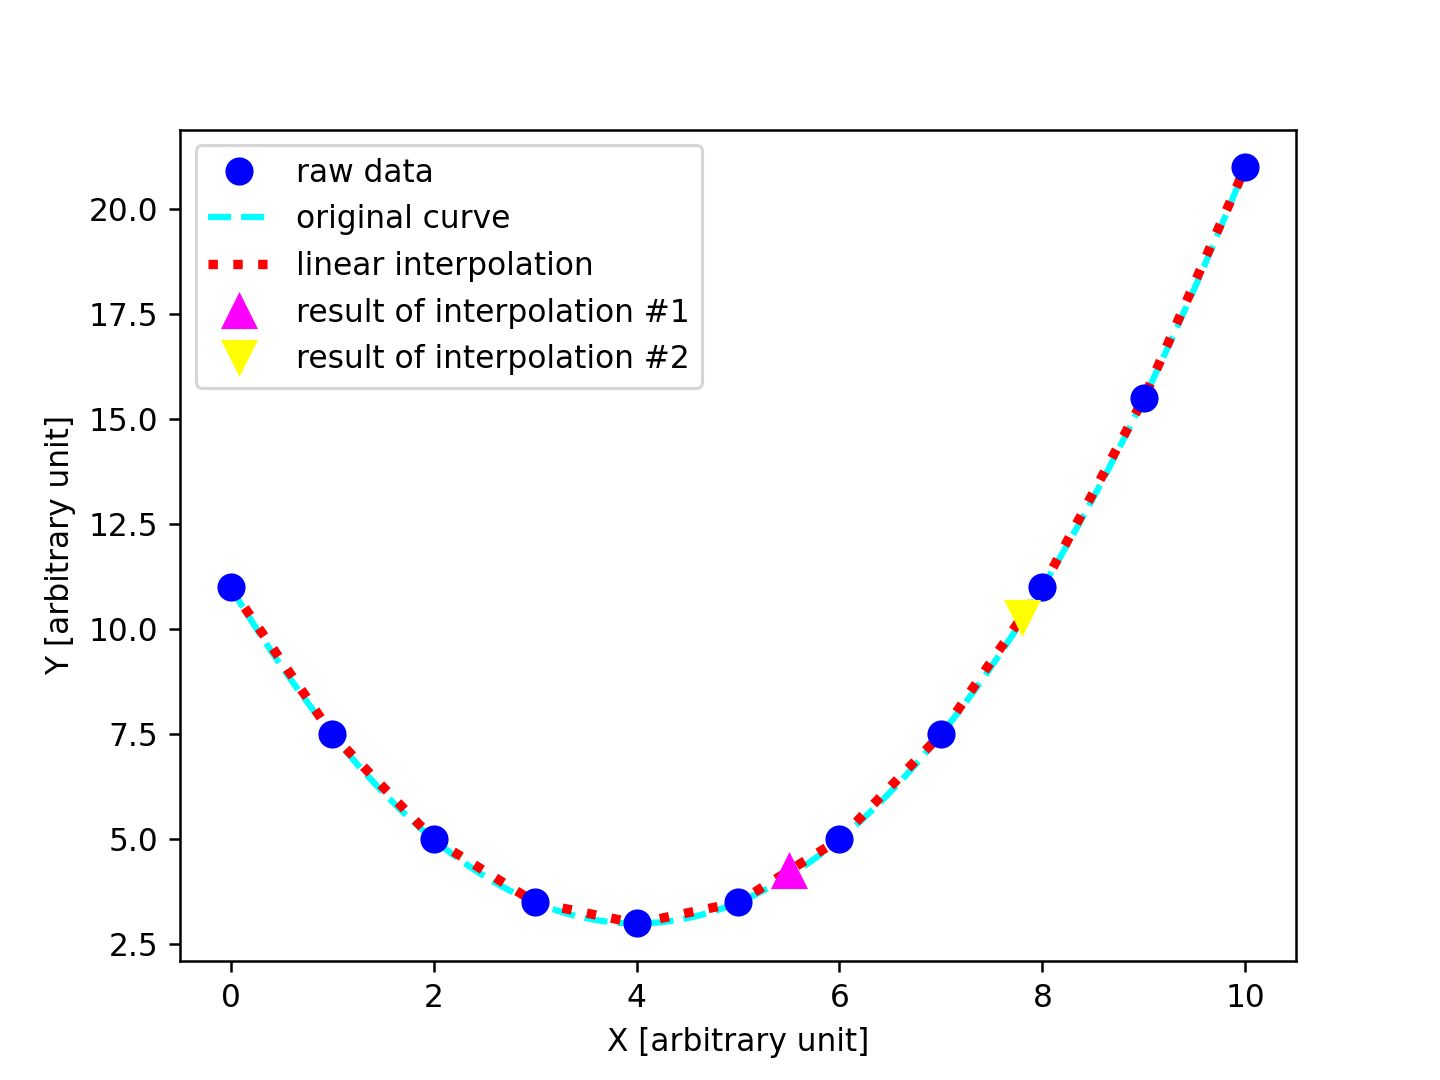

Here is the Python script that generated this plot:
#!/usr/pkg/bin/python3.9

#
# Time-stamp: <2023/03/09 11:44:56 (CST) daisuke>
#

# importing numpy module
import numpy

# importing scipy module
import scipy
import scipy.interpolate

# importing matplotlib module
import matplotlib.backends.backend_agg
import matplotlib.figure

# output image file
file_output = 'advobs202302_s04_04_01.png'

# generating data for interpolation
data_x = numpy.linspace (0.0, 10.0, 11)
data_y = 0.5 * (data_x - 4.0)**2 + 3.0

# printing data_x and data_y
print (f'data_x = {data_x}')
print (f'data_y = {data_y}')

# making a function for linear interpolation
func_interp = scipy.interpolate.interp1d (data_x, data_y, kind='linear')

# getting Y-value for X-value at x=5.5
x1 = 5.5
y1 = func_interp (x1)

# printing result
print (f'func_interp ({x1}) = {y1}')
print (f'what we expect is: x={x1} --> y={0.5*(x1-4.0)**2+3.0}')

# getting Y-value for X-value at x=7.8
x2 = 7.8
y2 = func_interp (x2)

# printing result
print (f'func_interp ({x2}) = {y2}')
print (f'what we expect is: x={x2} --> y={0.5*(x2-4.0)**2+3.0}')

#
# making a plot using matplotlib
#

# making a fig object
fig = matplotlib.figure.Figure ()

# making a canvas object
canvas = matplotlib.backends.backend_agg.FigureCanvasAgg (fig)

# making an axes object
ax = fig.add_subplot (111)

# plotting data points
ax.plot (data_x, data_y, linestyle='None', marker='o', markersize=8.0, \
         color='blue', label='raw data', zorder=0.2)

# plotting original curve
data_x0 = numpy.linspace (0.0, 10.0, 1001)
data_y0 = 0.5 * (data_x0 - 4.0)**2 + 3.0
ax.plot (data_x0, data_y0, linestyle='--', linewidth=2.0, color='cyan', \
         label='original curve', zorder=0.0)

# plotting result of interpolation
data_xi = numpy.linspace (0.0, 10.0, 1001)
data_yi = func_interp (data_xi)
ax.plot (data_xi, data_yi, linestyle=':', linewidth=3.0, color='red', \
         label='linear interpolation', zorder=0.1)

# plotting interpolated values
ax.plot (x1, y1, linestyle='None', marker='^', markersize=10.0, \
         color='magenta', label='result of interpolation #1', zorder=0.3)
ax.plot (x2, y2, linestyle='None', marker='v', markersize=10.0, \
         color='yellow', label='result of interpolation #2', zorder=0.4)

# labels
ax.set_xlabel ('X [arbitrary unit]')
ax.set_ylabel ('Y [arbitrary unit]')

# legend
ax.legend ()

# saving the figure to a file
fig.savefig (file_output, dpi=225)
